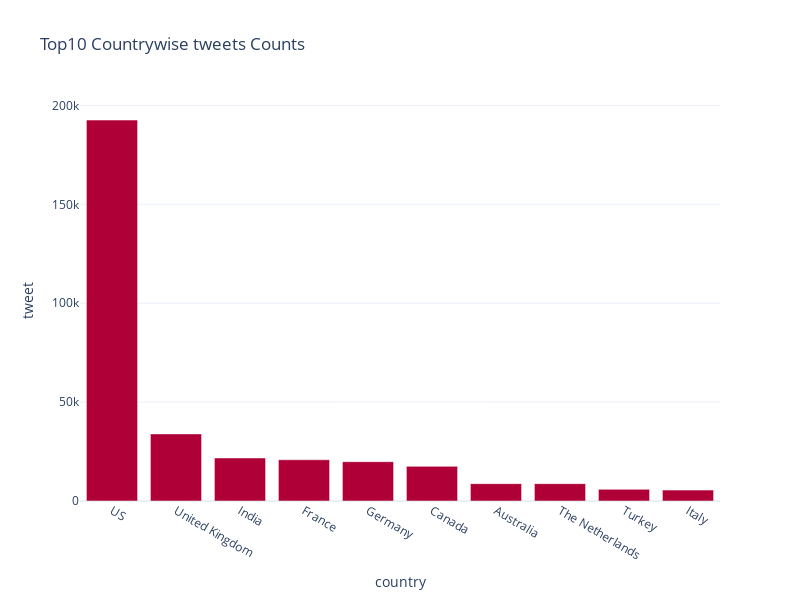

Notebook source saved alongside this figure:
### Code cell
# Top10 Countrywise tweets Counts 
top10countries = data.groupby('country')['tweet'].count().sort_values(ascending=False).reset_index().head(10) 
# top10countries 

# Interactive bar chart 
fig = px.bar(top10countries, x='country', y='tweet', 
template='plotly_white', 
color_discrete_sequence=px.colors.qualitative.Dark24_r, 
title='Top10 Countrywise tweets Counts',
width=800,   # Larghezza del grafico
height=600)
# To view the graph 
fig.show()

### Figure 1 — Plotly figure (JSON) as saved in the notebook; plotly's stock layout.template omitted (floating-point values rounded to 4 significant figures)
{"data": [{"alignmentgroup": "True", "hovertemplate": "country=%{x}<br>tweet=%{y}<extra></extra>", "legendgroup": "", "marker": {"color": "#AF0038", "pattern": {"shape": ""}}, "name": "", "offsetgroup": "", "orientation": "v", "showlegend": false, "textposition": "auto", "type": "bar", "x": ["US", "United Kingdom", "India", "France", "Germany", "Canada", "Australia", "The Netherlands", "Turkey", "Italy"], "xaxis": "x", "y": [192609, 33930, 21771, 20850, 19876, 17513, 8783, 8783, 5902, 5524], "yaxis": "y"}], "layout": {"barmode": "relative", "height": 600, "legend": {"tracegroupgap": 0}, "title": {"text": "Top10 Countrywise tweets Counts"}, "width": 800, "xaxis": {"anchor": "y", "domain": [0, 1], "title": {"text": "country"}}, "yaxis": {"anchor": "x", "domain": [0, 1], "title": {"text": "tweet"}}}}
